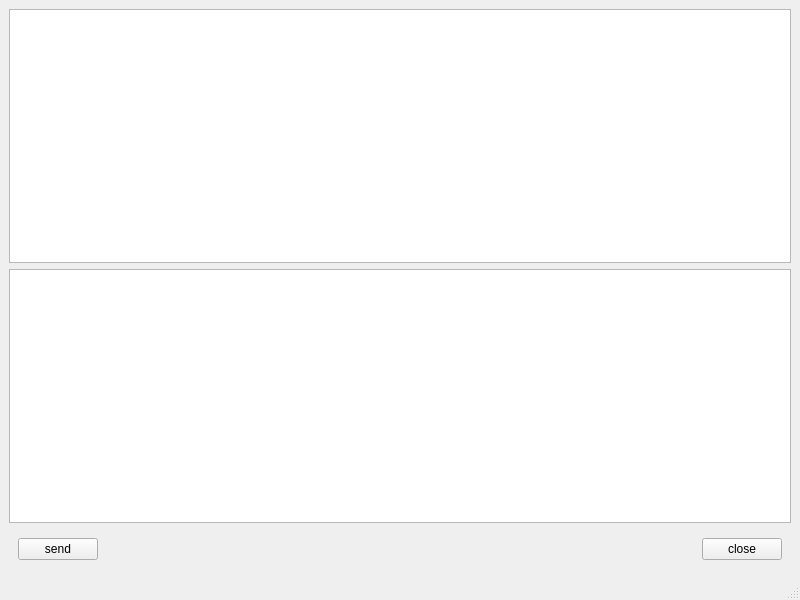
<?xml version="1.0" encoding="UTF-8"?>
<ui version="4.0">
 <class>MainWindow</class>
 <widget class="QMainWindow" name="MainWindow">
  <property name="geometry">
   <rect>
    <x>0</x>
    <y>0</y>
    <width>800</width>
    <height>600</height>
   </rect>
  </property>
  <property name="windowTitle">
   <string>MainWindow</string>
  </property>
  <widget class="QWidget" name="centralwidget">
   <layout class="QVBoxLayout" name="verticalLayout">
    <item>
     <widget class="QTextEdit" name="textEditRead">
      <property name="readOnly">
       <bool>true</bool>
      </property>
     </widget>
    </item>
    <item>
     <widget class="QTextEdit" name="textEdit_2"/>
    </item>
    <item>
     <widget class="QWidget" name="widget" native="true">
      <layout class="QHBoxLayout" name="horizontalLayout">
       <item>
        <widget class="QPushButton" name="buttonSend">
         <property name="text">
          <string>send</string>
         </property>
        </widget>
       </item>
       <item>
        <spacer name="horizontalSpacer">
         <property name="orientation">
          <enum>Qt::Horizontal</enum>
         </property>
         <property name="sizeHint" stdset="0">
          <size>
           <width>579</width>
           <height>20</height>
          </size>
         </property>
        </spacer>
       </item>
       <item>
        <widget class="QPushButton" name="pushButton_2">
         <property name="text">
          <string>close</string>
         </property>
        </widget>
       </item>
      </layout>
     </widget>
    </item>
   </layout>
  </widget>
  <widget class="QMenuBar" name="menubar">
   <property name="geometry">
    <rect>
     <x>0</x>
     <y>0</y>
     <width>800</width>
     <height>32</height>
    </rect>
   </property>
  </widget>
  <widget class="QStatusBar" name="statusbar"/>
 </widget>
 <resources/>
 <connections/>
</ui>
